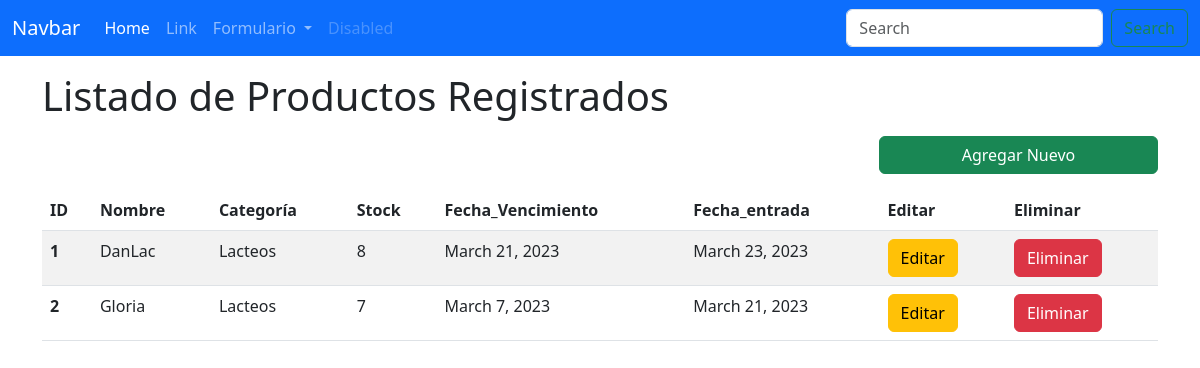
/listarProductos/, run on an earlier commit of the app's database.
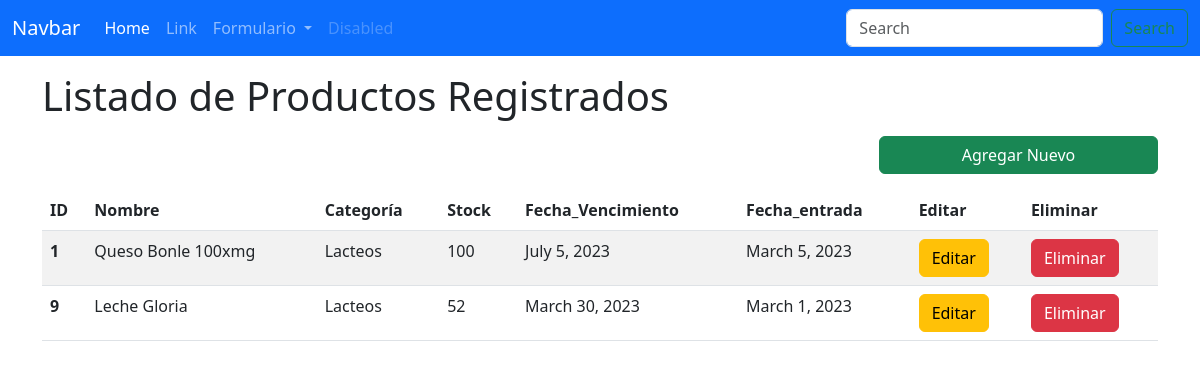
And on a later commit of the database.
### Models/Producto/models.py (models this page shows)
class Producto(models.Model):
    nombre = models.CharField(max_length=30)
    categoria = models.CharField(max_length=30)
    stock = models.IntegerField(max_length=5)
    fecha_vencimiento = models.DateField()
    fecha_entrada = models.DateField()

### Models/Producto/views.py (the view)
# urls.py: path('listarProductos/',FormularioProductoView.listar_productos,name='listarProductos'),
    def listar_productos(request):
        productos = Producto.objects.all()
        return render(request,'ListaProductos.html', {"productos":productos})

### TEMPLATES/ListaProductos.html (shortened to what this page needs)
{% extends 'index.html' %}
{% block content %}
  <h1> Listado de Productos Registrados </h1>
  <div class="d-grid gap-2 d-md-flex justify-content-md-end">
   <a class="btn btn-success col-md-3" href="{% url 'registrarProducto' %} ">Agregar Nuevo</a>
  </div>
  <table class="table table-striped">
    <thead>
        <tr>
            <th scope="col">ID</th>
            <th scope="col">Nombre</th>
            <th scope="col">Categoría</th>
            <th scope="col">Stock</th>
            <th scope="col">Fecha_Vencimiento</th>
            <th scope="col">Fecha_entrada</th>
            <th scope="col">Editar</th>
            <th scope="col">Eliminar</th>
        </tr>
    </thead>
    <tbody>
    {% for producto in productos %}
        <tr>
           <th scope="row">{{ producto.id }}</th>
           <td>{{ producto.nombre }}</td>
           <td>{{ producto.categoria }}</td>
           <td>{{ producto.stock }}</td>
           <td>{{ producto.fecha_vencimiento }}</td>
           <td>{{ producto.fecha_entrada }}</td>
           <td><a class="btn btn-warning" href="{% url 'editarProductos' producto.id %}">Editar</a></td>
           <td><a class="btn btn-danger" href="{% url 'eliminarProductos' producto.id %}">Eliminar</a></td>
         </tr>
    {% endfor %}
    </tbody>
  </table>
{% endblock %}

### TEMPLATES/index.html (shortened to what this page needs)
<!DOCTYPE html>
<html lang="en">
<head>
    <link href="https://cdn.jsdelivr.net/npm/bootstrap@5.3.0-alpha1/dist/css/bootstrap.min.css" rel="stylesheet">
</head>
<body>
    <nav class="navbar navbar-expand-lg navbar-dark bg-primary">
        <div class="container-fluid">
          <a class="navbar-brand" href="#">Navbar</a>
          <div class="collapse navbar-collapse" id="navbarSupportedContent">
            <ul class="navbar-nav me-auto mb-2 mb-lg-0">
              <li class="nav-item">
                <a class="nav-link active" aria-current="page" href="{% url 'home' %}">Home</a>
              </li>
              <li class="nav-item">
                <a class="nav-link" href="#">Link</a>
              </li>
              <li class="nav-item dropdown">
                <a class="nav-link dropdown-toggle" href="#" role="button" data-bs-toggle="dropdown" aria-expanded="false">
                  Formulario
                </a>
              </li>
              <li class="nav-item">
                <a class="nav-link disabled">Disabled</a>
              </li>
            </ul>
            <form class="d-flex" role="search">
              <input class="form-control me-2" type="search" placeholder="Search" aria-label="Search">
              <button class="btn btn-outline-success" type="submit">Search</button>
            </form>
          </div>
        </div>
      </nav>
    <div class="content container">
        {% block content %}
        {% endblock %}
    </div>
</body>
</html>

What changed in the data, as far as the page shows it:
removed Producto: id "2", nombre "Gloria", categoria "Lacteos", stock "7", fecha_vencimiento "March 7, 2023", fecha_entrada "March 21, 2023"
changed Producto id 1: nombre "DanLac" → "Queso Bonle 100xmg"; stock "8" → "100"; fecha_vencimiento "March 21, 2023" → "July 5, 2023"; fecha_entrada "March 23, 2023" → "March 5, 2023"
added Producto: id "9", nombre "Leche Gloria", categoria "Lacteos", stock "52", fecha_vencimiento "March 30, 2023", fecha_entrada "March 1, 2023"
